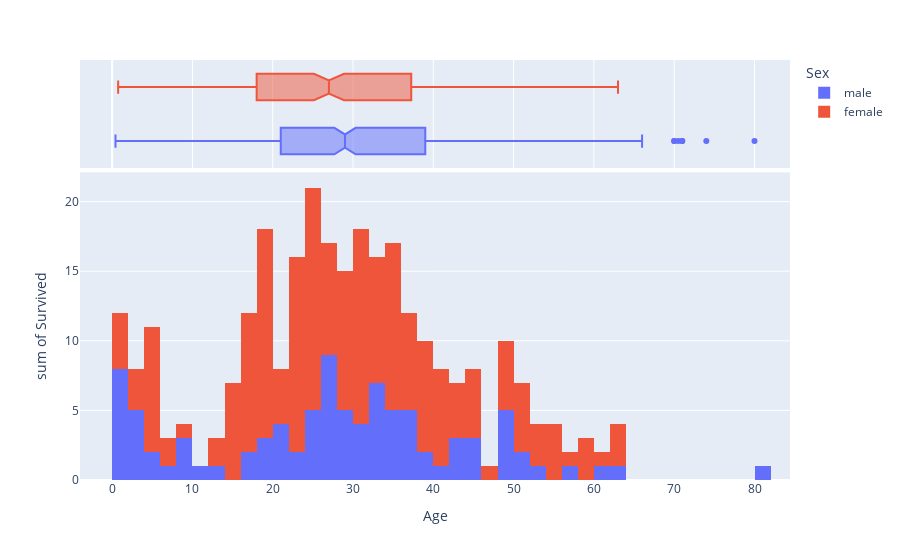

The code cell stored with this chart in its notebook:
### Code cell
df = px.data.tips()
fig = px.histogram(data, x="Age", y="Survived", color="Sex", marginal="box", hover_data=data.columns)
fig.show()

### Figure 1 — Plotly figure (JSON) as saved in the notebook; plotly's stock layout.template omitted (floating-point values rounded to 4 significant figures; data arrays with more than 128 entries replaced by an {"elided": "..."} marker saying what was removed)
{"data": [{"alignmentgroup": "True", "bingroup": "x", "histfunc": "sum", "hovertemplate": "Sex=male<br>Age=%{x}<br>sum of Survived=%{y}<extra></extra>", "legendgroup": "male", "marker": {"color": "#636efa", "pattern": {"shape": ""}}, "name": "male", "offsetgroup": "male", "orientation": "v", "showlegend": true, "type": "histogram", "x": {"elided": "577 float values"}, "xaxis": "x", "y": {"elided": "577 int values"}, "yaxis": "y"}, {"alignmentgroup": "True", "customdata": {"elided": "577x10 mixed values"}, "hovertemplate": "Sex=%{customdata[3]}<br>Age=%{x}<br>PassengerId=%{customdata[0]}<br>Pclass=%{customdata[1]}<br>Name=%{customdata[2]}<br>SibSp=%{customdata[4]}<br>Parch=%{customdata[5]}<br>Ticket=%{customdata[6]}<br>Fare=%{customdata[7]}<br>Cabin=%{customdata[8]}<br>Embarked=%{customdata[9]}<extra></extra>", "legendgroup": "male", "marker": {"color": "#636efa"}, "name": "male", "notched": true, "offsetgroup": "male", "showlegend": false, "type": "box", "x": {"elided": "577 float values"}, "xaxis": "x2", "yaxis": "y2"}, {"alignmentgroup": "True", "bingroup": "x", "histfunc": "sum", "hovertemplate": "Sex=female<br>Age=%{x}<br>sum of Survived=%{y}<extra></extra>", "legendgroup": "female", "marker": {"color": "#EF553B", "pattern": {"shape": ""}}, "name": "female", "offsetgroup": "female", "orientation": "v", "showlegend": true, "type": "histogram", "x": {"elided": "314 float values"}, "xaxis": "x", "y": {"elided": "314 int values"}, "yaxis": "y"}, {"alignmentgroup": "True", "customdata": {"elided": "314x10 mixed values"}, "hovertemplate": "Sex=%{customdata[3]}<br>Age=%{x}<br>PassengerId=%{customdata[0]}<br>Pclass=%{customdata[1]}<br>Name=%{customdata[2]}<br>SibSp=%{customdata[4]}<br>Parch=%{customdata[5]}<br>Ticket=%{customdata[6]}<br>Fare=%{customdata[7]}<br>Cabin=%{customdata[8]}<br>Embarked=%{customdata[9]}<extra></extra>", "legendgroup": "female", "marker": {"color": "#EF553B"}, "name": "female", "notched": true, "offsetgroup": "female", "showlegend": false, "type": "box", "x": {"elided": "314 float values"}, "xaxis": "x2", "yaxis": "y2"}], "layout": {"barmode": "relative", "legend": {"title": {"text": "Sex"}, "tracegroupgap": 0}, "margin": {"t": 60}, "xaxis": {"anchor": "y", "domain": [0, 1], "title": {"text": "Age"}}, "xaxis2": {"anchor": "y2", "domain": [0, 1], "matches": "x", "showgrid": true, "showticklabels": false}, "yaxis": {"anchor": "x", "domain": [0, 0.7326], "title": {"text": "sum of Survived"}}, "yaxis2": {"anchor": "x2", "domain": [0.7426, 1], "matches": "y2", "showgrid": false, "showline": false, "showticklabels": false, "ticks": ""}}}
